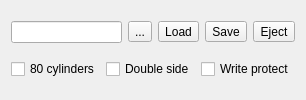
               <widget class="QWidget" name="tabb">
                <attribute name="title">
                 <string>B:</string>
                </attribute>
                <layout class="QVBoxLayout" name="verticalLayout_13">
                 <item>
                  <layout class="QHBoxLayout" name="horizontalLayout_10">
                   <item>
                    <widget class="QLineEdit" name="bpathle"/>
                   </item>
                   <item>
                    <widget class="QToolButton" name="newbtb">
                     <property name="text">
                      <string>...</string>
                     </property>
                     <property name="icon">
                      <iconset resource="../xpeccy.qrc">
                       <normaloff>:/images/doc-new.png</normaloff>:/images/doc-new.png</iconset>
                     </property>
                    </widget>
                   </item>
                   <item>
                    <widget class="QToolButton" name="loadbtb">
                     <property name="text">
                      <string>Load</string>
                     </property>
                     <property name="icon">
                      <iconset resource="../xpeccy.qrc">
                       <normaloff>:/images/fileopen.png</normaloff>:/images/fileopen.png</iconset>
                     </property>
                    </widget>
                   </item>
                   <item>
                    <widget class="QToolButton" name="savebtb">
                     <property name="text">
                      <string>Save</string>
                     </property>
                     <property name="icon">
                      <iconset resource="../xpeccy.qrc">
                       <normaloff>:/images/save_all.png</normaloff>:/images/save_all.png</iconset>
                     </property>
                    </widget>
                   </item>
                   <item>
                    <widget class="QToolButton" name="remobtb">
                     <property name="text">
                      <string>Eject</string>
                     </property>
                     <property name="icon">
                      <iconset resource="../xpeccy.qrc">
                       <normaloff>:/images/cancel.png</normaloff>:/images/cancel.png</iconset>
                     </property>
                    </widget>
                   </item>
                  </layout>
                 </item>
                 <item>
                  <layout class="QHBoxLayout" name="horizontalLayout_6">
                   <item>
                    <widget class="QCheckBox" name="b80box">
                     <property name="text">
                      <string>80 cylinders</string>
                     </property>
                    </widget>
                   </item>
                   <item>
                    <widget class="QCheckBox" name="bdsbox">
                     <property name="text">
                      <string>Double side</string>
                     </property>
                    </widget>
                   </item>
                   <item>
                    <widget class="QCheckBox" name="bwpbox">
                     <property name="text">
                      <string>Write protect</string>
                     </property>
                    </widget>
                   </item>
                  </layout>
                 </item>
                </layout>
               </widget>
